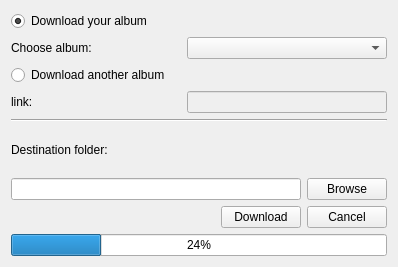
<?xml version="1.0" encoding="UTF-8"?>
<ui version="4.0">
 <class>vkDownloadAlbumForm</class>
 <widget class="QWidget" name="vkDownloadAlbumForm">
  <property name="geometry">
   <rect>
    <x>0</x>
    <y>0</y>
    <width>398</width>
    <height>267</height>
   </rect>
  </property>
  <property name="windowTitle">
   <string>QImageViewer - Vkontakte - Downloading album</string>
  </property>
  <layout class="QVBoxLayout" name="verticalLayout">
   <item>
    <widget class="QRadioButton" name="UserAlbumRadioButton">
     <property name="text">
      <string>Download your album</string>
     </property>
     <property name="checked">
      <bool>true</bool>
     </property>
    </widget>
   </item>
   <item>
    <layout class="QHBoxLayout" name="horizontalLayout">
     <item>
      <widget class="QLabel" name="label">
       <property name="text">
        <string>Choose album:</string>
       </property>
      </widget>
     </item>
     <item>
      <widget class="QComboBox" name="comboBox">
       <property name="minimumSize">
        <size>
         <width>200</width>
         <height>0</height>
        </size>
       </property>
       <property name="maximumSize">
        <size>
         <width>16777215</width>
         <height>16777215</height>
        </size>
       </property>
      </widget>
     </item>
    </layout>
   </item>
   <item>
    <widget class="QRadioButton" name="AnotherAlbumRadioButton">
     <property name="text">
      <string>Download another album</string>
     </property>
    </widget>
   </item>
   <item>
    <layout class="QHBoxLayout" name="horizontalLayout_2">
     <item>
      <widget class="QLabel" name="label_4">
       <property name="text">
        <string>link:</string>
       </property>
      </widget>
     </item>
     <item>
      <spacer name="horizontalSpacer_2">
       <property name="orientation">
        <enum>Qt::Horizontal</enum>
       </property>
       <property name="sizeHint" stdset="0">
        <size>
         <width>40</width>
         <height>20</height>
        </size>
       </property>
      </spacer>
     </item>
     <item>
      <widget class="QLineEdit" name="lineEdit">
       <property name="enabled">
        <bool>false</bool>
       </property>
       <property name="minimumSize">
        <size>
         <width>200</width>
         <height>0</height>
        </size>
       </property>
       <property name="maximumSize">
        <size>
         <width>16777215</width>
         <height>16777215</height>
        </size>
       </property>
      </widget>
     </item>
    </layout>
   </item>
   <item>
    <widget class="Line" name="line">
     <property name="orientation">
      <enum>Qt::Horizontal</enum>
     </property>
    </widget>
   </item>
   <item>
    <widget class="QLabel" name="label_2">
     <property name="text">
      <string>Destination folder:</string>
     </property>
    </widget>
   </item>
   <item>
    <layout class="QHBoxLayout" name="horizontalLayout_4">
     <item>
      <widget class="QLineEdit" name="folderDestinationEdit">
       <property name="dragEnabled">
        <bool>true</bool>
       </property>
       <property name="readOnly">
        <bool>true</bool>
       </property>
      </widget>
     </item>
     <item>
      <widget class="QPushButton" name="browseButton">
       <property name="text">
        <string>Browse</string>
       </property>
      </widget>
     </item>
    </layout>
   </item>
   <item>
    <layout class="QHBoxLayout" name="horizontalLayout_3">
     <item>
      <spacer name="horizontalSpacer">
       <property name="orientation">
        <enum>Qt::Horizontal</enum>
       </property>
       <property name="sizeHint" stdset="0">
        <size>
         <width>40</width>
         <height>20</height>
        </size>
       </property>
      </spacer>
     </item>
     <item>
      <widget class="QPushButton" name="acceptButton">
       <property name="text">
        <string>Download</string>
       </property>
       <property name="shortcut">
        <string>Ctrl+Return</string>
       </property>
      </widget>
     </item>
     <item>
      <widget class="QPushButton" name="cancelButton">
       <property name="text">
        <string>Cancel</string>
       </property>
       <property name="shortcut">
        <string>Esc</string>
       </property>
      </widget>
     </item>
    </layout>
   </item>
   <item>
    <widget class="QProgressBar" name="progressBar">
     <property name="value">
      <number>24</number>
     </property>
    </widget>
   </item>
  </layout>
 </widget>
 <resources/>
 <connections/>
</ui>
